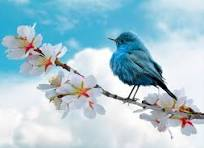
#> input picture day5 assesment/bird.jpg, 204 x 148 px
$ python filter.py
#> lines starting #> are read from the running program, lines starting #| are printed output that depends on the picture
import cv2
import matplotlib.pyplot as plt
img=cv2.imread("bird.jpg")
#> img is the input picture: shape (148, 204, 3); mean B, G, R 210.8, 198.6, 168.4
blur=cv2.blur(img,(5,5))
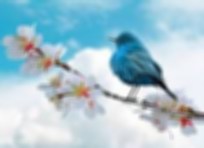
#> blur: shape (148, 204, 3); mean B, G, R 210.8, 198.6, 168.4
median=cv2.medianBlur(img,5)
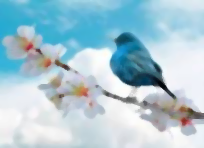
#> median: shape (148, 204, 3); mean B, G, R 211.7, 199.5, 169
gaussian=cv2.GaussianBlur(img,(5,5),0)
plt.imshow(cv2.cvtColor(median,cv2.COLOR_BGR2RGB))
plt.show()
